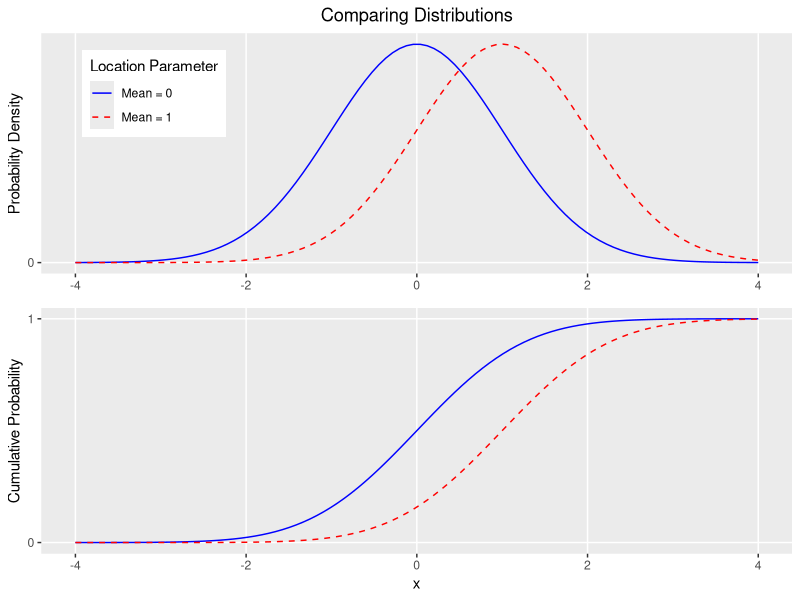

Reproduce this figure in R. (Note: this script raises an error after producing the figure.)
## ---- chunk 1
library(ggplot2)

x <- seq(-4, 4, length=100)
pdf.1 <- dnorm(x,0,1)
pdf.2 <- dnorm(x,1,1)

cdf.1 <- pnorm(x,0,1)
cdf.2 <- pnorm(x,1,1)

df <- data.frame(x, pdf.1, pdf.2, cdf.1, cdf.2)

pdfs <- ggplot(data=df, aes(x=x)) + 
  geom_line(aes(y = pdf.1, color = "Mean = 0")) + 
  geom_line(aes(y = pdf.2, color = "Mean = 1"), linetype='dashed') +
   theme(axis.title.x = element_blank(),
        panel.grid.minor = element_blank(),
        plot.title = element_text(hjust = 0.5),
        legend.position = c(0.15,0.75)) +
  ylab('Probability Density') + ggtitle('Comparing Distributions') +
  scale_color_manual(values = c("Mean = 0" = "blue", "Mean = 1" = "red")) +
  labs(colour = "Location Parameter") +
  scale_y_continuous(breaks=c(0))

  
cdfs <- ggplot(data=df, aes(x=x)) + 
  geom_line(aes(y = cdf.1), color = "blue") + 
  geom_line(aes(y = cdf.2), color = "red", linetype='dashed') +
  theme(panel.grid.minor = element_blank()) + 
  ylab('Cumulative Probability') +
  scale_y_continuous(breaks=c(0,1))
  
gridExtra::grid.arrange(pdfs,cdfs,ncol=1)
## ---- chunk 2
t.test()
## ---- chunk 3
abcd123
## ---- chunk 4
# Content
## ---- chunk 5
# Content
## ---- chunk 6
library(dplyr)
library(knitr)
sample1 <- c(39, 49, 55, 57)
sample2 <- c(31, 33, 46)

df <- tibble(sample1, sample2=c(sample2, NA)) %>% t()
colnames(df) <- paste('Obs', 1:4)
kable(df) 
## ---- chunk 7
pooled <- c(sample1, sample2)
ranks <- rank(pooled,ties.method = 'average')
df2 <- tibble(pooled, ranks) %>% t()
colnames(df2) <- c(rep('Sample1', 4), rep('Sample2', 3))
kable(df2) 
## ---- chunk 8
library(dplyr)
sample2 <- c(39, 49, 55, 57)
sample1 <- c(31, 33, 46, 40)

df <- tibble(Sample1 = sample1, Sample2 = sample2) %>% t()
colnames(df) <- paste('Obs', 1:4)
kable(df) 
## ---- chunk 9
comp.mat <- matrix(nrow=length(sample2), ncol=length(sample1))
rownames(comp.mat) <- sort(sample2) %>% as.character()
colnames(comp.mat) <- sort(sample1) %>% as.character()

for (i in sample1){
  for (j in sample2) {
    if (i > j) {
      comp <- 1
    } 
    else {comp <- 0}
    comp.mat[as.character(j),as.character(i)] <- comp
  }
}

kable(comp.mat)
## ---- chunk 10
#hello there!
